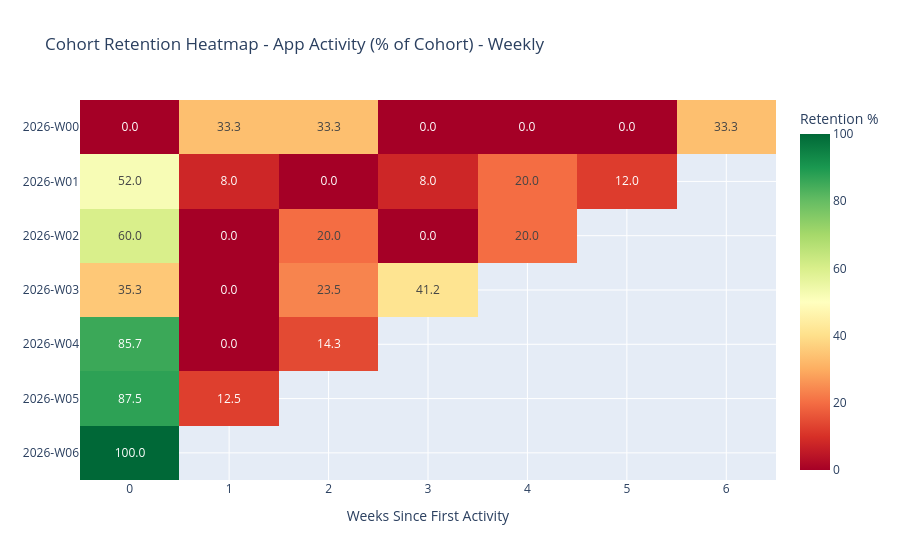

The cell this chart's notebook holds for it:
### Code cell
# Cohort Retention Analysis - Weekly Cohorts (Percentage-Based)
# Remove users who were never active in app activity
cohort_analysis_df = churn_df[churn_df['app_churn_state'] != 'never_active'].copy()

# Create cohorts based on first activity week
cohort_analysis_df['first_app_active_date'] = pd.to_datetime(cohort_analysis_df['first_app_active_date'])
cohort_analysis_df['last_app_active_date'] = pd.to_datetime(cohort_analysis_df['last_app_active_date'])
# Use week number instead of month - format as "YYYY-Wxx"
cohort_analysis_df['cohort_week'] = cohort_analysis_df['first_app_active_date'].dt.strftime('%Y-W%U')

# Calculate weeks active instead of months
cohort_analysis_df['weeks_active'] = (cohort_analysis_df['last_app_active_date'] - 
                                       cohort_analysis_df['first_app_active_date']).dt.days // 7

# Get cohort sizes
cohort_sizes = cohort_analysis_df.groupby('cohort_week').size()

# Create retention matrix with absolute counts
retention_counts = cohort_analysis_df.groupby(['cohort_week', 'weeks_active']).size().unstack(fill_value=0)

# Convert to percentages
retention_pct = retention_counts.div(cohort_sizes, axis=0) * 100

# Ensure all weeks 0-6 are present as columns
for week in range(7):
    if week not in retention_pct.columns:
        retention_pct[week] = 0

# Sort columns to ensure proper order
retention_pct = retention_pct.sort_index(axis=1)

# Calculate max possible weeks for each cohort
end_date_dt = pd.to_datetime('2026-02-13')
cohort_first_dates = cohort_analysis_df.groupby('cohort_week')['first_app_active_date'].min()
max_weeks_elapsed = ((end_date_dt - cohort_first_dates).dt.days // 7).to_dict()

# Mask impossible retention periods (set to NaN)
retention_pct_masked = retention_pct.copy()
for cohort in retention_pct_masked.index:
    max_weeks = max_weeks_elapsed.get(cohort, 0)
    # Set all columns beyond the max possible weeks to NaN
    cols_to_mask = [col for col in retention_pct_masked.columns if col > max_weeks]
    retention_pct_masked.loc[cohort, cols_to_mask] = np.nan

# Create plots with masked data
fig = px.imshow(
    retention_pct_masked,
    title='Cohort Retention Heatmap - App Activity (% of Cohort) - Weekly',
    labels=dict(x='Weeks Since First Activity', y='Cohort Week', color='Retention %'),
    aspect='auto',
    color_continuous_scale='RdYlGn',
    text_auto='.1f'
)
fig.update_layout(yaxis_title=None)
fig.show()

### Figure 1 — Plotly figure (JSON) as saved in the notebook; plotly's stock layout.template omitted (floating-point values rounded to 4 significant figures)
{"data": [{"coloraxis": "coloraxis", "hovertemplate": "Weeks Since First Activity: %{x}<br>Cohort Week: %{y}<br>Retention %: %{z}<extra></extra>", "name": "0", "texttemplate": "%{z:.1f}", "type": "heatmap", "x": [0, 1, 2, 3, 4, 5, 6], "xaxis": "x", "y": ["2026-W00", "2026-W01", "2026-W02", "2026-W03", "2026-W04", "2026-W05", "2026-W06"], "yaxis": "y", "z": [[0.0, 33.33, 33.33, 0.0, 0.0, 0.0, 33.33], [52.0, 8.0, 0.0, 8.0, 20.0, 12.0, NaN], [60.0, 0.0, 20.0, 0.0, 20.0, NaN, NaN], [35.29, 0.0, 23.53, 41.18, NaN, NaN, NaN], [85.71, 0.0, 14.29, NaN, NaN, NaN, NaN], [87.5, 12.5, NaN, NaN, NaN, NaN, NaN], [100.0, NaN, NaN, NaN, NaN, NaN, NaN]]}], "layout": {"coloraxis": {"colorbar": {"title": {"text": "Retention %"}}, "colorscale": [[0, "rgb(165,0,38)"], [0.1, "rgb(215,48,39)"], [0.2, "rgb(244,109,67)"], [0.3, "rgb(253,174,97)"], [0.4, "rgb(254,224,139)"], [0.5, "rgb(255,255,191)"], [0.6, "rgb(217,239,139)"], [0.7, "rgb(166,217,106)"], [0.8, "rgb(102,189,99)"], [0.9, "rgb(26,152,80)"], [1, "rgb(0,104,55)"]]}, "title": {"text": "Cohort Retention Heatmap - App Activity (% of Cohort) - Weekly"}, "xaxis": {"anchor": "y", "domain": [0, 1], "title": {"text": "Weeks Since First Activity"}}, "yaxis": {"anchor": "x", "autorange": "reversed", "domain": [0, 1], "title": {}}}}
